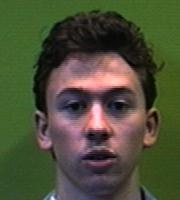
#> input picture eigenfaces/data/humans/faces94/faces94/male/9416994/9416994.15.jpg, 180 x 200 px; its folder holds 2 pictures in this run
$ python eigen_humans.py   (older library calls are emulated)
#> lines starting #> are read from the running program, lines starting #| are printed output that depends on the picture
# -*- coding: utf-8 -*-
"""
Created on Sat Nov 23 18:00:48 2019

@author: amitabh.gunjan
"""

# -*- coding: utf-8 -*-
"""
Created on Sun Nov 17 16:44:45 2019

@author: amitabh.gunjan
"""

"""
Creating eigenfaces for dogs' images.
    create one data matrix and repesent an image as a row vector
    in the whola data matrix.
"""
from PIL import Image
import glob

image_list = []
data_path = 'D:/other/Programming/python/signal-processing/eigenfaces/data/humans/faces94/faces94/male/9416994/*.jpg'
for filename in glob.glob(data_path):
    im=Image.open(filename)
#> im is the input picture: PIL image 180x200 RGB; mean R, G, B 76.8, 79.3, 56.1
    image_list.append(im)

image_list_resized = [im.resize((180,180), Image.ANTIALIAS) for im in image_list]
#> image_list_resized = 2 items
import numpy as np
first_image = image_list_resized[0]
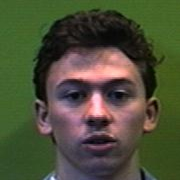
#> first_image: PIL image 180x180 RGB; mean R, G, B 76.8, 79.3, 56.1

"""
convert to greyscale and flatten the images.
"""
first_greyscale = first_image.convert('L')
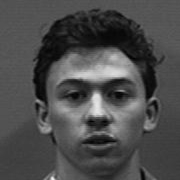
#> first_greyscale: PIL image 180x180 L; min 1, max 239, mean 75.9
data_matrix = np.array([list(_image.convert('L').getdata()) for _image in image_list_resized]) # Does work like a charm. Use .getdata() for extracting pixel vals.


"""
Computing the mean image and removing the mean image from the list of images.
"""
mean_image = data_matrix.mean(0)
mean_image_reshape = mean_image.reshape(180, 180)
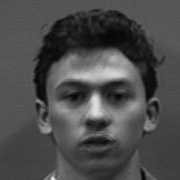
#> mean_image_reshape: shape (180, 180) float64; min 4.5, max 238.5, mean 76.1
mean_doggo = Image.fromarray(np.uint8(mean_image_reshape), 'L')
mean_doggo.show()

def remove_mean_image( x ):
    return x - (sum(x)/len(x))

difference_doggos = np.apply_along_axis(remove_mean_image, axis=0, arr=data_matrix )

def normalize_images(x):
    x = ((255/(x.max() - x.min()))*(x - x.max())) + 255
    return x


normalized_difference_doggos = np.apply_along_axis(normalize_images, axis=0, arr=difference_doggos)

list_diff_images = [Image.fromarray(np.uint8(x.reshape(180, 180)), 'L') for x in normalized_difference_doggos]
#> list_diff_images = 2 items

#for i in list_diff_images:
#    i.show()

#cov_matrix = np.cov(difference_doggos)
cov_matrix = np.matmul(difference_doggos, difference_doggos.T)
#> cov_matrix = [[2313396, -2313396], [-2313396, 2313396]]
from numpy import linalg as LA
evals, eigenvec = LA.eig(cov_matrix)
#> evals = [4626792, 4.66e-10]; eigenvec = [[0.707, 0.707], [-0.707, 0.707]]
eigen_dogs_vectors = np.negative(eigenvec)
#> eigen_dogs_vectors = [[-0.707, -0.707], [0.707, -0.707]]


"""
Get the eigenvectors of A^T*A and reshape the evectors to create the ghost images of the doggos.
"""
eigen_dogs_vectors_transformed = [np.transpose(difference_doggos).dot(e_doggo) for e_doggo in eigen_dogs_vectors]
#> eigen_dogs_vectors_transformed = 2 items
eigen_dogs_vec_reshaped = [e_doggo.reshape(180, 180) for e_doggo in eigen_dogs_vectors_transformed]
#> eigen_dogs_vec_reshaped = 2 items

"""
Scale the eigenvectors back to the original scale to reproduce the images using the belwo formula
    newvalue= (max'-min')/(max-min)*(value-max)+max'
"""
rescaled_evectors = [((255/(_dogs.max() - _dogs.min()))*(_dogs - _dogs.max())) + 255 for _dogs in eigen_dogs_vec_reshaped]
#> rescaled_evectors = 2 items
dogs_face_space = [Image.fromarray(np.uint8(_dogs), 'L') for _dogs in rescaled_evectors]
#> dogs_face_space = 2 items

#for i in dogs_face_space:
#    i.show()
def project_image_to_face_space(input_image_path, face_space):
    im=Image.open(input_image_path)
    im = im.resize((180,180), Image.ANTIALIAS)

    im.convert('L').show()
    image_vector = np.array(list(im.convert('L').getdata()))
    """
    Subtract mean image from the doggo.
    """
    image_vector = image_vector - mean_image
    image_vector = image_vector.reshape(1, 32400)

    coefficients = np.dot(image_vector, face_space)
    '''
    Instead of dot product just add the vectors after multiplying the respective coefficients. As provided on this website.
        https://jeremykun.com/2011/07/27/eigenfaces/

    '''
    reconstructed_image = np.dot(image_vector, face_space).dot(face_space.T)

    """
    Add mean doggo to the reconstructed doggo.
    """
#    reconstructed_image = np.add(reconstructed_image, mean_image.reshape(1, 32400))
    reconstructed_image_reshaped = reconstructed_image.reshape(180, 180)
    rescaled_image = ((255/(reconstructed_image_reshaped.max() - reconstructed_image_reshaped.min()))*(reconstructed_image_reshaped - reconstructed_image_reshaped.max())) + 255
    reconstructed_doggo = Image.fromarray(np.uint8(rescaled_image), 'L')
    reconstructed_doggo.show()
    return reconstructed_doggo

input_image_path = 'D:/other/Programming/python/signal-processing/eigenfaces/data/humans/faces94/faces94/male/9416994/9416994.11.jpg'
eigen_dogs_vectors_transformed_matrix = np.matrix(eigen_dogs_vectors_transformed)
eigen_dogs_vectors_transformed_matrix_t = eigen_dogs_vectors_transformed_matrix.T
#> eigen_dogs_vectors_transformed_matrix_t = 32400 pairs, first value -9.77e-15 to 1e-14, second value -108.2 to 83.44
#> (the run stopped early here; a loop or call above may not have finished)
